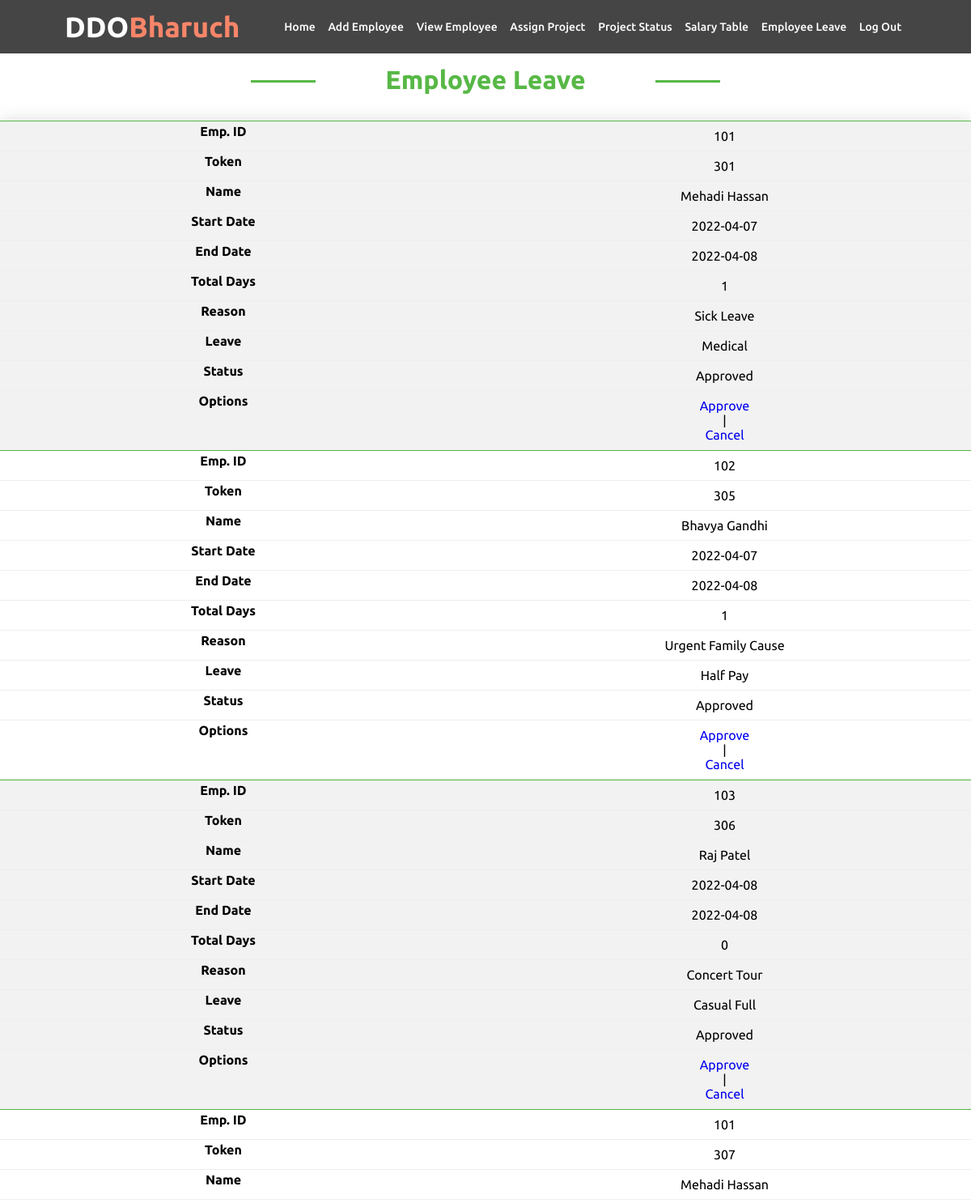
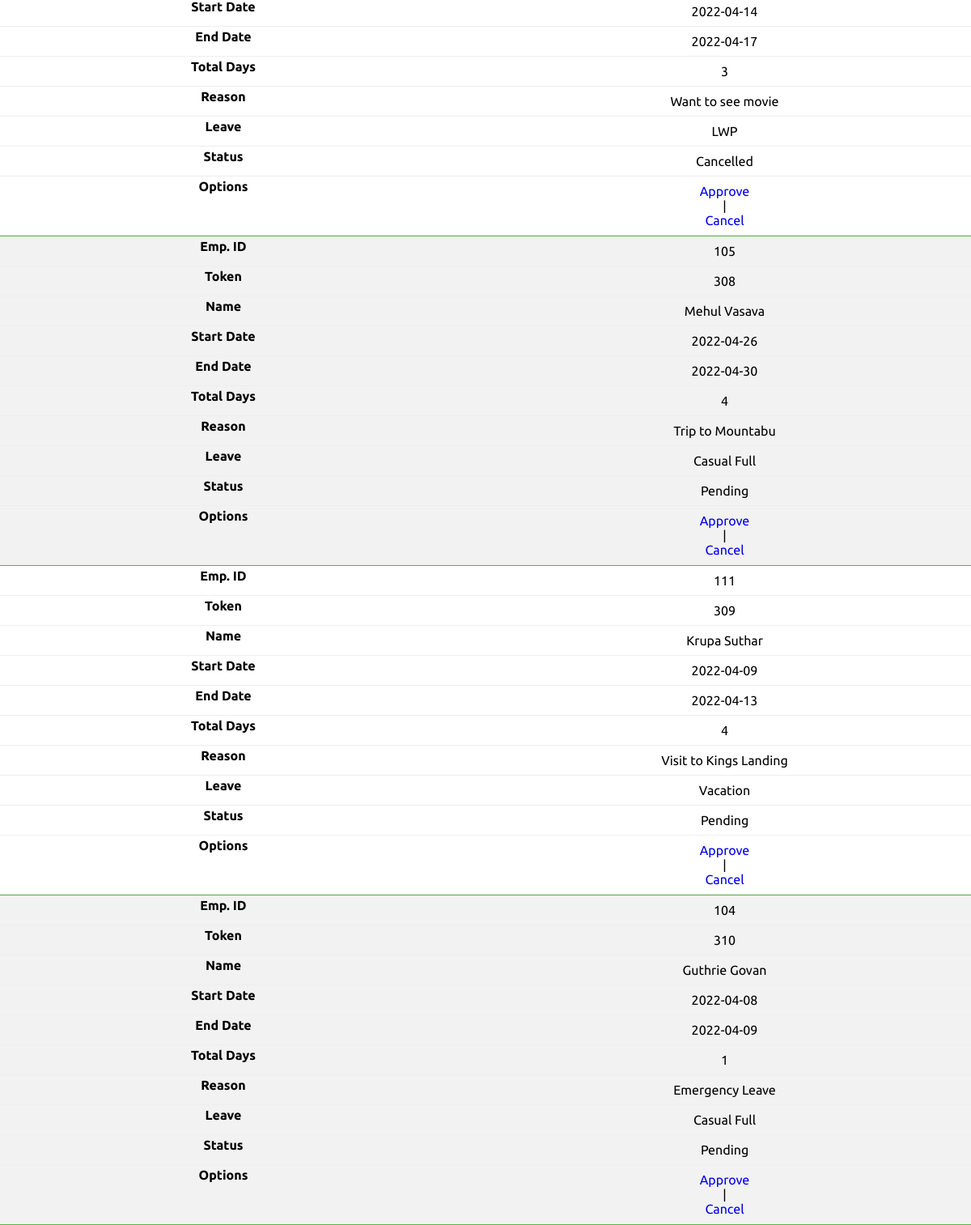
/empleave.php, run on the app's committed database (2 pictures, top to bottom).
### tables this page shows
CREATE TABLE `employee_leave` (
  `id` int(11) DEFAULT NULL,
  `token` int(11) NOT NULL,
  `start` date DEFAULT NULL,
  `end` date DEFAULT NULL,
  `reason` char(100) DEFAULT NULL,
  `leave` char(25) DEFAULT NULL,
  `CutSalary` int(7) DEFAULT NULL,
  `status` char(50) DEFAULT NULL
);

CREATE TABLE `employee` (
  `id` int(11) NOT NULL,
  `firstName` varchar(100) NOT NULL,
  `lastName` varchar(100) NOT NULL,
  `email` varchar(100) NOT NULL,
  `password` text NOT NULL,
  `birthday` date NOT NULL,
  `gender` varchar(10) NOT NULL,
  `contact` varchar(20) NOT NULL,
  `nid` int(20) NOT NULL,
  `Jdate` date DEFAULT NULL,
  `address` varchar(100) DEFAULT NULL,
  `dept` varchar(100) NOT NULL,
  `degree` varchar(100) NOT NULL,
  `pic` text NOT NULL
);

### empleave.php (the view, shortened to what this page needs)
<?php
include('nav3.php');
require_once('process/dbh.php');
$sql = "Select employee.id, employee.firstName, employee.lastName, employee_leave.start, employee_leave.end, employee_leave.reason, employee_leave.leave, employee_leave.status, employee_leave.token From employee, employee_leave Where employee.id = employee_leave.id order by employee_leave.token";
$result = mysqli_query($conn, $sql);
?>
<!DOCTYPE html>
<html lang="en">
<head>
	<link rel="stylesheet" type="text/css" href="css/styleview.css">
</head>
<body>
	<h2>Employee Leave</h2>
	<div id="divimg">
		<table class="leave-table">
			<tr>
			</tr>
			<?php
			while ($employee = mysqli_fetch_assoc($result)) {
				$date1 = new DateTime($employee['start']);
				$date2 = new DateTime($employee['end']);
				$interval = $date1->diff($date2);
				echo "<tr>";
				echo "<td>" . $employee['id'] . "</td>";
				echo "<td>" . $employee['token'] . "</td>";
				echo "<td>" . $employee['firstName'] . " " . $employee['lastName'] . "</td>";
				echo "<td>" . $employee['start'] . "</td>";
				echo "<td>" . $employee['end'] . "</td>";
				echo "<td>" . $interval->days . "</td>";
				echo "<td>" . $employee['reason'] . "</td>";
				echo "<td>" . $employee['leave'] . "</td>";
				echo "<td>" . $employee['status'] . "</td>";
				echo "<td><a href=\"approve.php?id=$employee[id]&token=$employee[token]\"  onClick=\"return confirm('Are you sure you want to Approve the request?')\">Approve</a> | <a href=\"cancel.php?id=$employee[id]&token=$employee[token]\" onClick=\"return confirm('Are you sure you want to Canel the request?')\">Cancel</a></td>";
			}
			?>
		</table>
	</div>
</body>
</html>

### css/nav.css (style rules this page uses)
* { margin: 0; padding: 0; box-sizing: border-box; text-decoration: none; background-size: cover; background-position: center; }
body { font-family: "Ubuntu", sans-serif; }
html { scroll-behavior: smooth; }

### css/styleview.css (style rules this page uses)
* { margin: 0; padding: 0; box-sizing: border-box; background-position: center; background-size: cover; text-decoration: none; }
body { font-family: "Ubuntu", sans-serif; }
html { scroll-behavior: smooth; }
h2 { font-family: "Ubuntu", sans-serif; margin: auto; color: #57b846; text-align: center; font-size: 2rem; max-width: 600px; position: relative; top: 5rem; }
h2:before { content: ""; display: block; width: 80px; height: 3px; background: #57b846; left: 85%; top: 50%; position: absolute; }
h2:after { content: ""; display: block; width: 80px; height: 3px; background: #57b846; right: 85%; top: 50%; position: absolute; }
table { position: relative; margin: 0; top: 7rem; border-collapse: collapse; width: 100%; font-family: "Ubuntu", sans-serif; box-shadow: 0 0 20px rgba(0, 0, 0, 0.15); }
th, td { padding: 9px 9px; }
tr { text-align: center; }
tr:nth-child(even) { background-color: #f2f2f2; }
@media only screen and (max-width: 760px),
  (min-device-width: 768px) and (max-device-width: 1024px) { .viewemp-table, th, td, tr { display: flex; flex-direction: column; } }
@media only screen and (max-width: 760px),
  (min-device-width: 768px) and (max-device-width: 1024px) { tr { border-bottom: 1px solid #57b846; } }
@media only screen and (max-width: 760px),
  (min-device-width: 768px) and (max-device-width: 1024px) { td { border: none; border-bottom: 1px solid #eee; position: relative; padding-left: 50%; } }
@media only screen and (max-width: 760px),
  (min-device-width: 768px) and (max-device-width: 1024px) { td:before { position: absolute; top: 3px; left: 6px; width: 45%; padding-right: 10px; white-space: nowrap; font-weight: bold; } }
@media only screen and (max-width: 760px),
  (min-device-width: 768px) and (max-device-width: 1024px) { .project-table, th, td, tr { display: flex; flex-direction: column; } }
@media only screen and (max-width: 760px),
  (min-device-width: 768px) and (max-device-width: 900px) { .salary-table, th, td, tr { display: flex; flex-direction: column; } }
@media only screen and (max-width: 760px),
  (min-device-width: 768px) and (max-device-width: 1024px) { .leave-table, th, td, tr { display: flex; flex-direction: column; } }
@media only screen and (max-width: 760px),
  (min-device-width: 768px) and (max-device-width: 1024px) { .leave-table td:nth-of-type(1):before { content: "Emp. ID"; } }
@media only screen and (max-width: 760px),
  (min-device-width: 768px) and (max-device-width: 1024px) { .leave-table td:nth-of-type(2):before { content: "Token"; } }
@media only screen and (max-width: 760px),
  (min-device-width: 768px) and (max-device-width: 1024px) { .leave-table td:nth-of-type(3):before { content: "Name"; } }
@media only screen and (max-width: 760px),
  (min-device-width: 768px) and (max-device-width: 1024px) { .leave-table td:nth-of-type(4):before { content: "Start Date"; } }
@media only screen and (max-width: 760px),
  (min-device-width: 768px) and (max-device-width: 1024px) { .leave-table td:nth-of-type(5):before { content: "End Date"; } }
@media only screen and (max-width: 760px),
  (min-device-width: 768px) and (max-device-width: 1024px) { .leave-table td:nth-of-type(6):before { content: "Total Days"; } }
@media only screen and (max-width: 760px),
  (min-device-width: 768px) and (max-device-width: 1024px) { .leave-table td:nth-of-type(7):before { content: "Reason"; } }
@media only screen and (max-width: 760px),
  (min-device-width: 768px) and (max-device-width: 1024px) { .leave-table td:nth-of-type(8):before { content: "Leave"; } }
@media only screen and (max-width: 760px),
  (min-device-width: 768px) and (max-device-width: 1024px) { .leave-table td:nth-of-type(9):before { content: "Status"; } }
@media only screen and (max-width: 760px),
  (min-device-width: 768px) and (max-device-width: 1024px) { .leave-table td:nth-of-type(10):before { content: "Options"; } }
@media only screen and (max-width: 760px),
  (min-device-width: 768px) and (max-device-width: 1024px) { .empproject-table, th, td, tr { display: flex; flex-direction: column; } }
@media only screen and (min-device-width: 768px) and (max-device-width: 1024px) { body { width: 100%; } }

### data on the page
employee_leave: id "101", token "301", id.firstName "Mehadi", id.lastName "Hassan", start "2022-04-07", end "2022-04-08", start+end "1", reason "Sick Leave", leave "Medical", status "Approved"
employee_leave: id "102", token "305", id.firstName "Bhavya", id.lastName "Gandhi", start "2022-04-07", end "2022-04-08", start+end "1", reason "Urgent Family Cause", leave "Half Pay", status "Approved"
employee_leave: id "103", token "306", id.firstName "Raj", id.lastName "Patel", start "2022-04-08", end "2022-04-08", start+end "0", reason "Concert Tour", leave "Casual Full", status "Approved"
employee_leave: id "101", token "307", id.firstName "Mehadi", id.lastName "Hassan", start "2022-04-14", end "2022-04-17", start+end "3", reason "Want to see movie", leave "LWP", status "Cancelled"
employee_leave: id "105", token "308", id.firstName "Mehul", id.lastName "Vasava", start "2022-04-26", end "2022-04-30", start+end "4", reason "Trip to Mountabu", leave "Casual Full", status "Pending"
employee_leave: id "111", token "309", id.firstName "Krupa", id.lastName "Suthar", start "2022-04-09", end "2022-04-13", start+end "4", reason "Visit to Kings Landing", leave "Vacation", status "Pending"
employee_leave: id "104", token "310", id.firstName "Guthrie", id.lastName "Govan", start "2022-04-08", end "2022-04-09", start+end "1", reason "Emergency Leave", leave "Casual Full", status "Pending"
